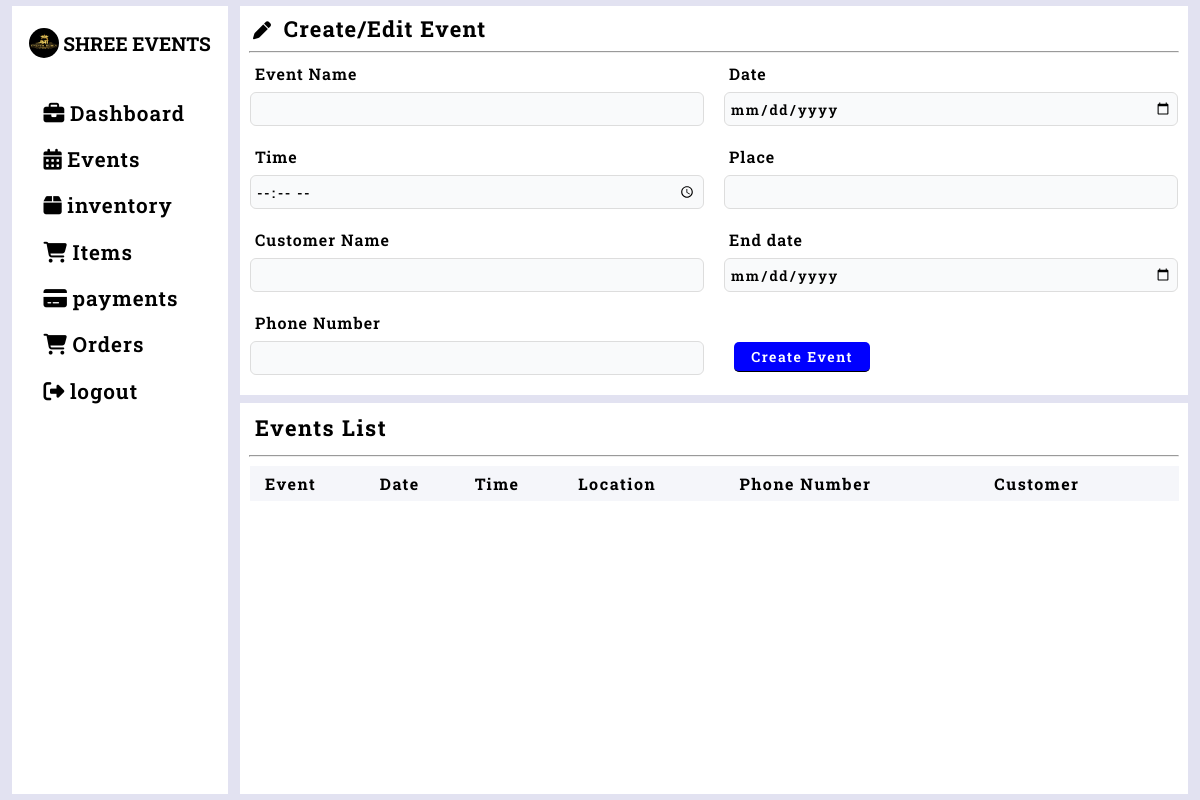
The page /events (signed in) on the database as committed earlier.
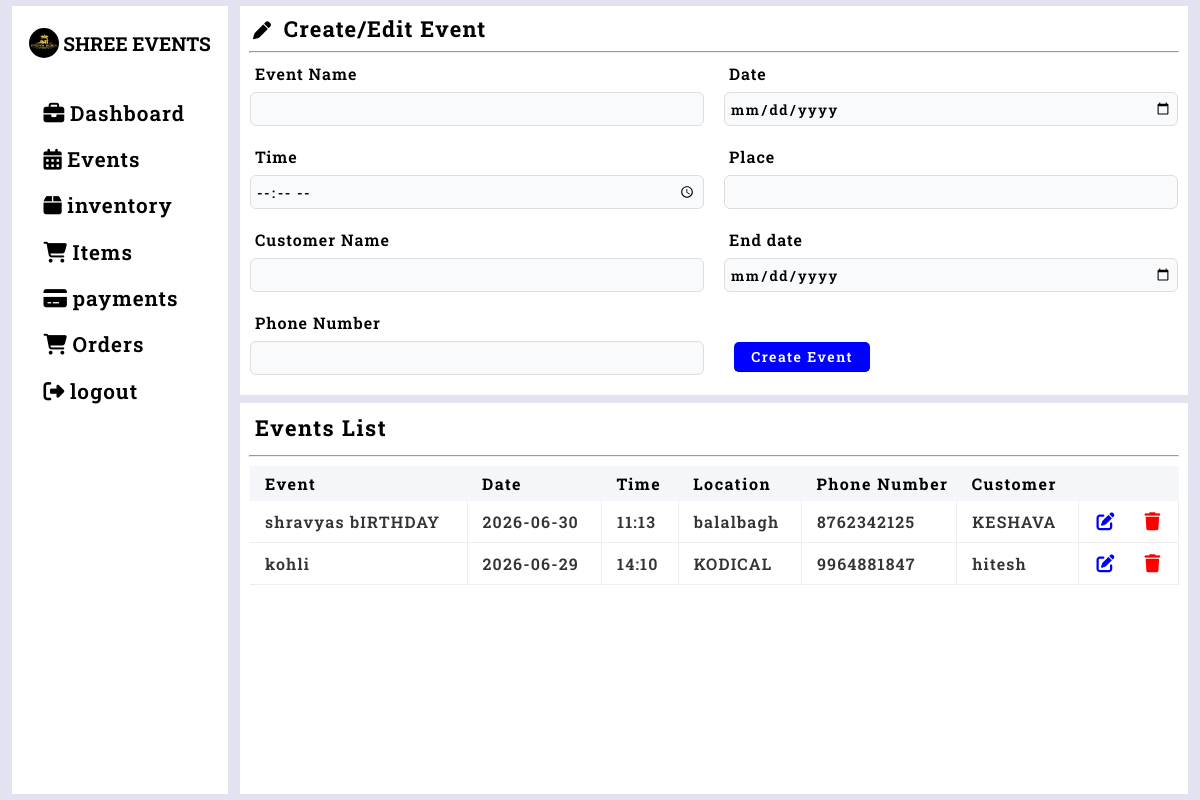
The same page on the database as committed later.
### tables this page shows
CREATE TABLE events(event_id INTEGER PRIMARY KEY AUTOINCREMENT,
                event_name TEXT NOT NULL,
                event_date DATETIME NOT NULL,
                end_date DATETIME,
                event_time DATETIME NOT NULL,
                place TEXT NOT NULL,
                cust TEXT NOT NULL,
                status TEXT DEFAULT 'pending',
                event_status TEXT DEFAULT 'upcoming',
                phone_number INTEGER NOT NULL
                );

### events.py (the view, shortened to what this page needs)
@events_app.route('/events',methods=['GET','POST'])
def events_fn():
    try:
        if 'user' in session:
            edit_data=None
            list_data=events_list()
            tdate=str(date.today())
            return render_template('events.html',list_data=list_data,edit_data=edit_data,tdate=tdate)
        else:
            return redirect(url_for('home'))
    except Exception as e:
        print(e)
        return("Unexpected Error")
        return redirect(url_for('home'))

### database.py (called while the page is built)
def get_connection():
    con=sqlite3.connect("database.db",timeout=30,check_same_thread=False)
    return con

def events_list():
    con=get_connection()
    cursor=con.cursor()
    cursor.execute("SELECT event_id,event_name,event_date,event_time,place,cust,phone_number FROM events WHERE event_date>=DATE('now') ORDER BY event_id DESC")
    events_li=cursor.fetchall()
    con.commit()
    con.close()
    return events_li

### templates/events.html (shortened to what this page needs)
{% extends "base.html" %}
{% block content %}
<div class="event-creation-container">
  <h2>
    <i class="fa-solid fa-pen"
       style="margin-right: 5px; font-size: 18px; margin-left: 5px"></i>
    Create/Edit Event
  </h2>
  <hr />
  <form method="post">
    <div class="form-container">
      <label>Event Name</label>
      <input type="text" name="eventname"
        value="{{edit_data.name if edit_data else ''}}" required />
    </div>
    <div class="form-container">
      <label>Date</label>
      <input type="date" name="date" min="{{tdate}}"
        value="{{edit_data.date if edit_data else ''}}" required />
    </div>
    <div class="form-container">
      <label>Time</label>
      <input type="time" name="time"
        value="{{edit_data.time if edit_data else ''}}" required />
    </div>
    <div class="form-container">
      <label>Place</label>
      <input type="text" name="place"
        value="{{edit_data.place if edit_data else ''}}" required />
    </div>
    <div class="form-container">
      <label>Customer Name</label>
      <input type="text" name="cust"
        value="{{edit_data.cust if edit_data else ''}}" required />
    </div>
    <div class="form-container">
      <label>End date</label>
      <input type="date" name="end_date"
        value="{{ edit_data.end_date if edit_data else '' }}" required />
    </div>
    <div class="form-container">
      <label>Phone Number</label>
      <input type="tel" name="phone" maxlength="10"
        pattern="[0-9]{10}"
        value="{{edit_data.phone if edit_data else ''}}" required>
    </div>
    <div class="form-btn">
      {% if edit_data %}
      <input type="submit" value="Update Event" name="update" />
      {% else %}
      <input type="submit" value="Create Event" name="create" />
      {% endif %}
    </div>
  </form>
</div>
<div class="event-upcoming-list">
  <h2>Events List</h2>
  <hr />
  <div class="upcoming-event-table">
    <table>
      <thead>
        <tr>
          <th>Event</th>
          <th>Date</th>
          <th>Time</th>
          <th>Location</th>
          <th>Phone Number</th>
          <th>Customer</th>
          <th></th>
        </tr>
      </thead>
      <tbody>
        {% for e in list_data %}
        <tr>
          <td>{{e[1]}}</td>
          <td>{{e[2]}}</td>
          <td>{{e[3]}}</td>
          <td>{{e[4]}}</td>
          <td>{{e[6]}}</td>
          <td>{{e[5]}}</td>
          <td class="action">
            <form method="post">
              <button type="submit" name="edit">
                <i class="fa-solid fa-pen-to-square"></i>
              </button>
              <button type="submit" name="delete"
                onclick="return confirm('Are you sure you want to delete this event?')">
                <i class="fa-solid fa-trash"></i>
              </button>
            </form>
          </td>
        </tr>
        {% endfor %}
      </tbody>
    </table>
  </div>
</div>
{% endblock %}

Rows that differ between the two databases and show on the page:
added events: event_name "shravyas bIRTHDAY", event_date "2026-06-30", event_time "11:13", place "balalbagh", phone_number "8762342125", cust "KESHAVA"
added events: event_name "kohli", event_date "2026-06-29", event_time "14:10", place "KODICAL", phone_number "9964881847", cust "hitesh"
